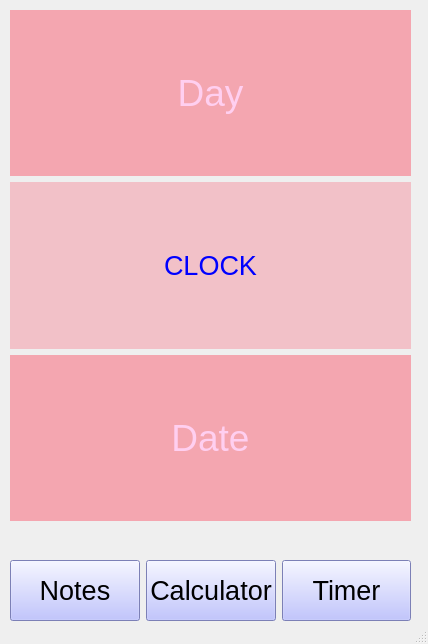
<?xml version="1.0" encoding="UTF-8"?>
<ui version="4.0">
 <class>MainDash</class>
 <widget class="QMainWindow" name="MainDash">
  <property name="geometry">
   <rect>
    <x>0</x>
    <y>0</y>
    <width>428</width>
    <height>644</height>
   </rect>
  </property>
  <property name="windowTitle">
   <string>Edu-Hive</string>
  </property>
  <property name="windowIcon">
   <iconset resource="Resource.qrc">
    <normaloff>:/image/Application_Icon_48.png</normaloff>:/image/Application_Icon_48.png</iconset>
  </property>
  <property name="styleSheet">
   <string notr="true">background-image:url(:/image/depositphotos_4288199-stock-photo-modern-studio-background.jpg)</string>
  </property>
  <widget class="QWidget" name="centralwidget">
   <widget class="QWidget" name="horizontalLayoutWidget">
    <property name="geometry">
     <rect>
      <x>10</x>
      <y>560</y>
      <width>401</width>
      <height>61</height>
     </rect>
    </property>
    <layout class="QHBoxLayout" name="horizontalLayout">
     <item>
      <widget class="QPushButton" name="notebtn">
       <property name="sizePolicy">
        <sizepolicy hsizetype="Preferred" vsizetype="Preferred">
         <horstretch>0</horstretch>
         <verstretch>0</verstretch>
        </sizepolicy>
       </property>
       <property name="font">
        <font>
         <pointsize>20</pointsize>
        </font>
       </property>
       <property name="styleSheet">
        <string notr="true">Background:rgb(174, 179, 255)</string>
       </property>
       <property name="text">
        <string>Notes</string>
       </property>
      </widget>
     </item>
     <item>
      <widget class="QPushButton" name="calbtn">
       <property name="sizePolicy">
        <sizepolicy hsizetype="Preferred" vsizetype="Preferred">
         <horstretch>0</horstretch>
         <verstretch>0</verstretch>
        </sizepolicy>
       </property>
       <property name="font">
        <font>
         <pointsize>20</pointsize>
        </font>
       </property>
       <property name="styleSheet">
        <string notr="true">Background:rgb(174, 179, 255)</string>
       </property>
       <property name="text">
        <string>Calculator</string>
       </property>
      </widget>
     </item>
     <item>
      <widget class="QPushButton" name="timerbtn">
       <property name="sizePolicy">
        <sizepolicy hsizetype="Preferred" vsizetype="Preferred">
         <horstretch>0</horstretch>
         <verstretch>0</verstretch>
        </sizepolicy>
       </property>
       <property name="font">
        <font>
         <pointsize>20</pointsize>
        </font>
       </property>
       <property name="styleSheet">
        <string notr="true">Background:rgb(174, 179, 255)</string>
       </property>
       <property name="text">
        <string>Timer</string>
       </property>
      </widget>
     </item>
    </layout>
   </widget>
   <widget class="QWidget" name="verticalLayoutWidget">
    <property name="geometry">
     <rect>
      <x>10</x>
      <y>10</y>
      <width>401</width>
      <height>511</height>
     </rect>
    </property>
    <layout class="QVBoxLayout" name="verticalLayout">
     <item>
      <widget class="QLabel" name="Day">
       <property name="font">
        <font>
         <pointsize>28</pointsize>
        </font>
       </property>
       <property name="styleSheet">
        <string notr="true">background:rgb(255, 6, 39,80);
color:rgb(255, 207, 240);</string>
       </property>
       <property name="text">
        <string>Day</string>
       </property>
       <property name="alignment">
        <set>Qt::AlignCenter</set>
       </property>
      </widget>
     </item>
     <item>
      <widget class="QLabel" name="Digital_clock">
       <property name="font">
        <font>
         <pointsize>20</pointsize>
         <italic>false</italic>
         <bold>false</bold>
        </font>
       </property>
       <property name="styleSheet">
        <string notr="true">QFontDatabase::addApplicationFont(&quot;:/font/Digital Dismay.otf&quot;);
color:blue;
background:rgb(255, 6, 39,50);</string>
       </property>
       <property name="text">
        <string>CLOCK</string>
       </property>
       <property name="alignment">
        <set>Qt::AlignCenter</set>
       </property>
      </widget>
     </item>
     <item>
      <widget class="QLabel" name="Digital_date">
       <property name="font">
        <font>
         <pointsize>28</pointsize>
         <italic>false</italic>
         <bold>false</bold>
        </font>
       </property>
       <property name="styleSheet">
        <string notr="true">background:rgb(255, 6, 39,80);
color:rgb(255, 207, 240);
font-size:20;</string>
       </property>
       <property name="text">
        <string>Date</string>
       </property>
       <property name="alignment">
        <set>Qt::AlignCenter</set>
       </property>
      </widget>
     </item>
    </layout>
   </widget>
  </widget>
  <widget class="QStatusBar" name="statusbar"/>
 </widget>
 <resources>
  <include location="Resource.qrc"/>
 </resources>
 <connections/>
</ui>
